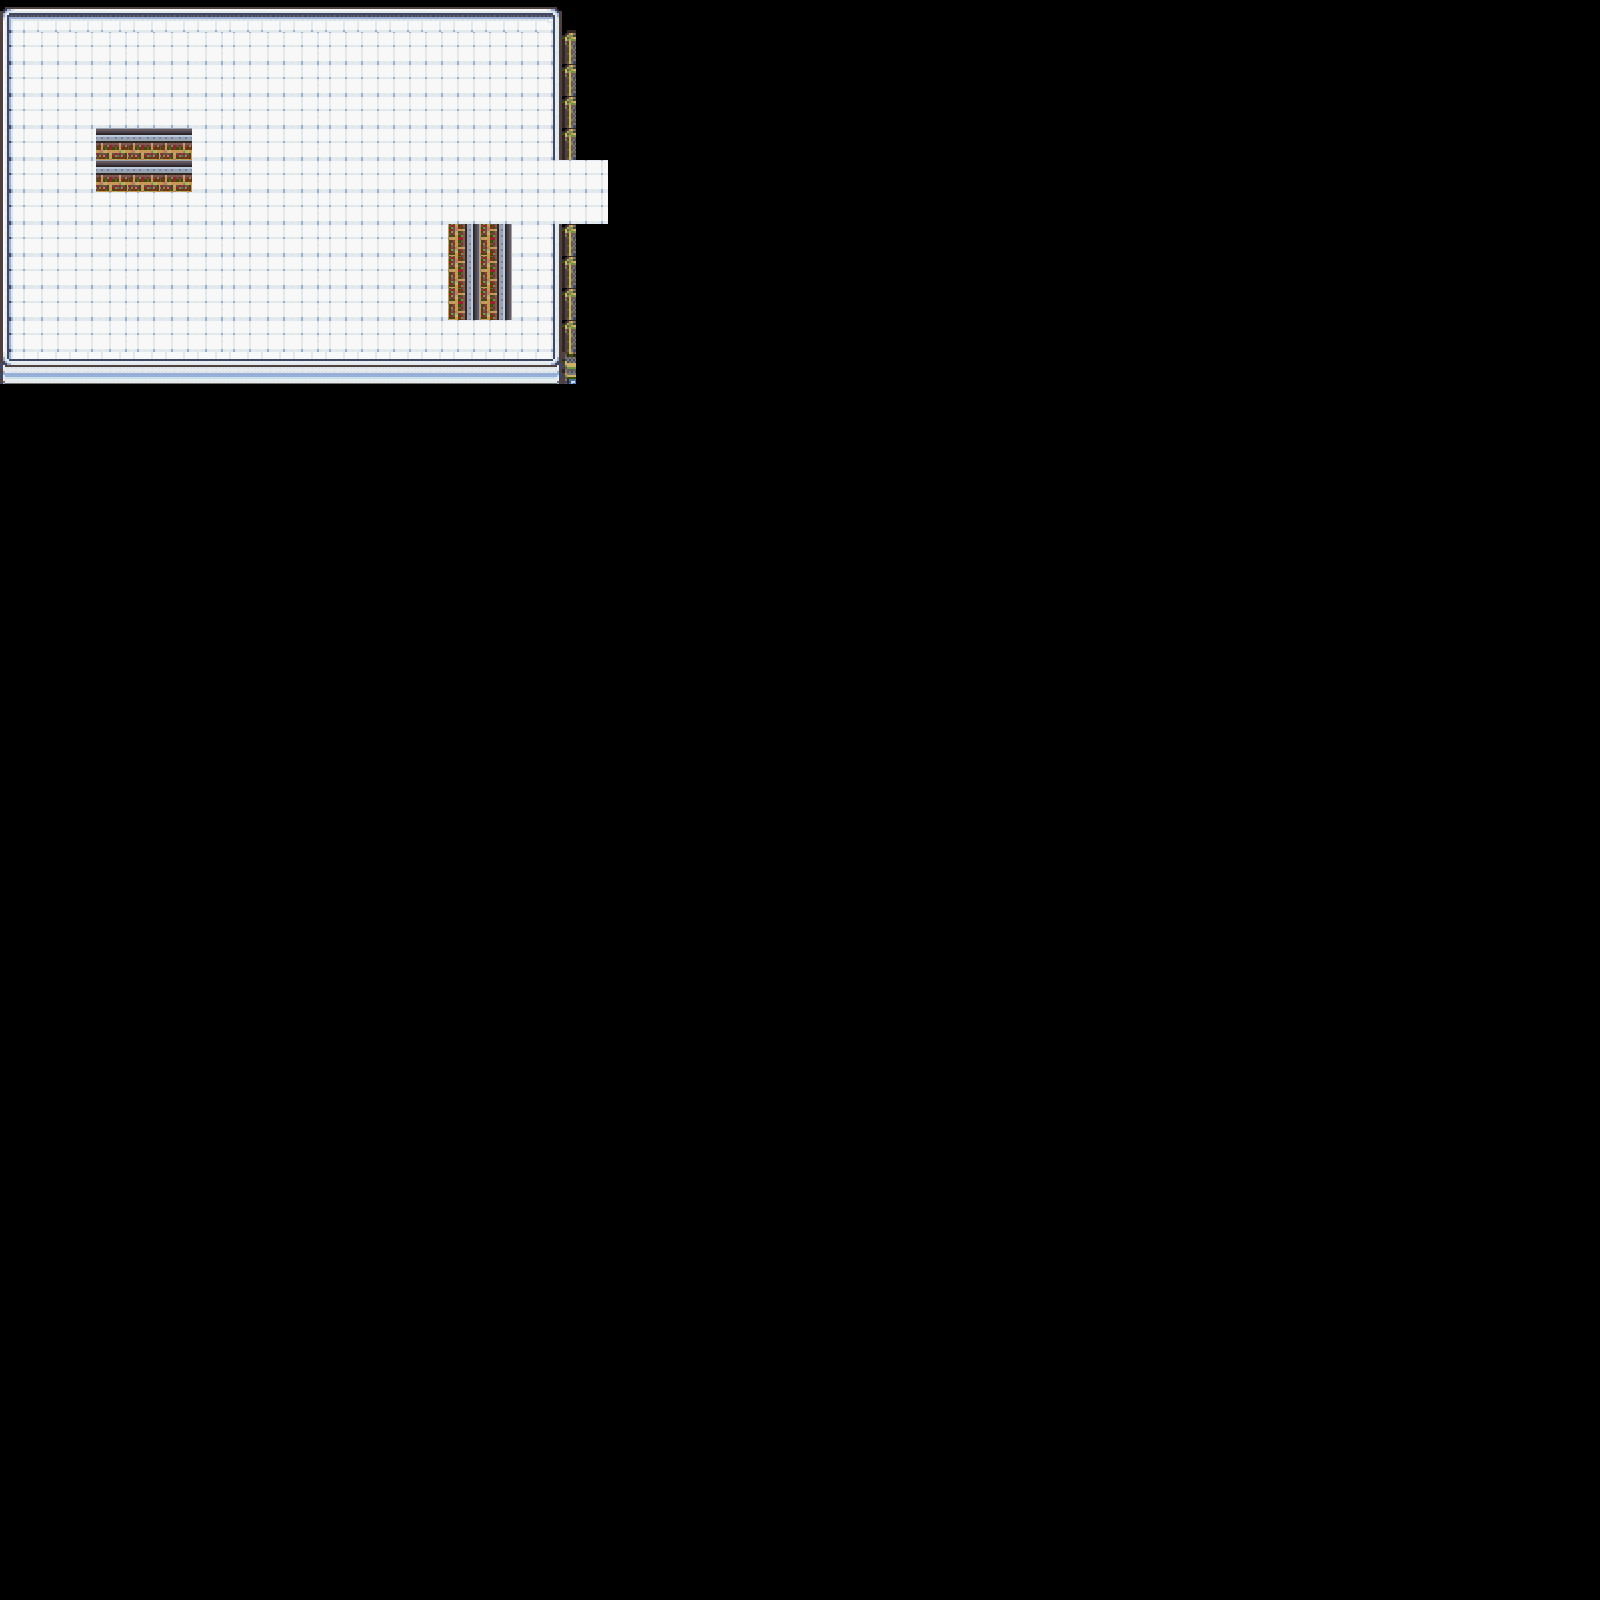

A level layout from a 2D game, rendered from its tile map. Below: a short description, then the map file with tile-grid data replaced by summaries:
An orthogonal 50x50 tile map with 32x32 px tiles, 2 tile layers (Tile Layer 1, Tile Layer 2) and 15 objects (6x spill, 4x moveable, crate, spawnPoint, enemySpawn).

<map version="1.2" tiledversion="1.2.4" orientation="orthogonal" renderorder="right-down" width="50" height="50" tilewidth="32" tileheight="32" infinite="0" nextlayerid="4" nextobjectid="33">
 <tileset firstgid="1" source="friedORflight.tsx" />
 <layer id="1" name="Tile Layer 1" width="50" height="50">
  <data>[2500 cells, 218 non-empty, 11 distinct tile ids]</data>
 </layer>
 <layer id="2" name="Tile Layer 2" width="50" height="50">
  <data>[2500 cells, 26 non-empty, 2 distinct tile ids]</data>
 </layer>
 <objectgroup id="3" name="Object Layer 1">
  <object id="7" name="spill" type="spill" gid="295" x="416" y="160" width="32" height="32">
   <properties>
    <property name="time" value="50" />
   </properties>
  </object>
  <object id="8" name="spill" type="spill" gid="294" x="384" y="160" width="32" height="32">
   <properties>
    <property name="time" value="50" />
   </properties>
  </object>
  <object id="9" name="spill" type="spill" gid="293" x="352" y="160" width="32" height="32">
   <properties>
    <property name="time" value="50" />
   </properties>
  </object>
  <object id="10" name="spill" type="spill" gid="268" x="352" y="128" width="32" height="32">
   <properties>
    <property name="time" value="50" />
   </properties>
  </object>
  <object id="11" name="spill" type="spill" gid="269" x="384" y="128" width="32" height="32">
   <properties>
    <property name="time" value="50" />
   </properties>
  </object>
  <object id="12" name="spill" type="spill" gid="270" x="416" y="128" width="32" height="32">
   <properties>
    <property name="time" value="50" />
   </properties>
  </object>
  <object id="14" name="small_crate" type="moveable" gid="542" x="224" y="256" width="32" height="32">
   <properties>
    <property name="dynamic" value="true" />
   </properties>
  </object>
  <object id="19" name="crate" type="moveable" gid="543" x="224" y="320" width="63" height="32">
   <properties>
    <property name="dynamic" value="true" />
   </properties>
  </object>
  <object id="20" gid="644" x="297" y="316" width="32" height="32" />
  <object id="22" type="crate" gid="644" x="252" y="315" width="106" height="27">
   <properties>
    <property name="dynamic" value="true" />
   </properties>
  </object>
  <object id="27" name="Player_spawn" type="spawnPoint" x="45" y="335">
   <point />
  </object>
  <object id="29" name="enemy_spawn" type="enemySpawn" x="173" y="53">
   <point />
  </object>
  <object id="30" x="172" y="-225">
   <point />
  </object>
  <object id="31" name="crate" type="moveable" gid="543" x="96" y="256" width="63" height="32">
   <properties>
    <property name="dynamic" value="true" />
   </properties>
  </object>
  <object id="32" name="small_crate" type="moveable" gid="542" x="320" y="256" width="32" height="32">
   <properties>
    <property name="dynamic" value="true" />
   </properties>
  </object>
 </objectgroup>
</map>
